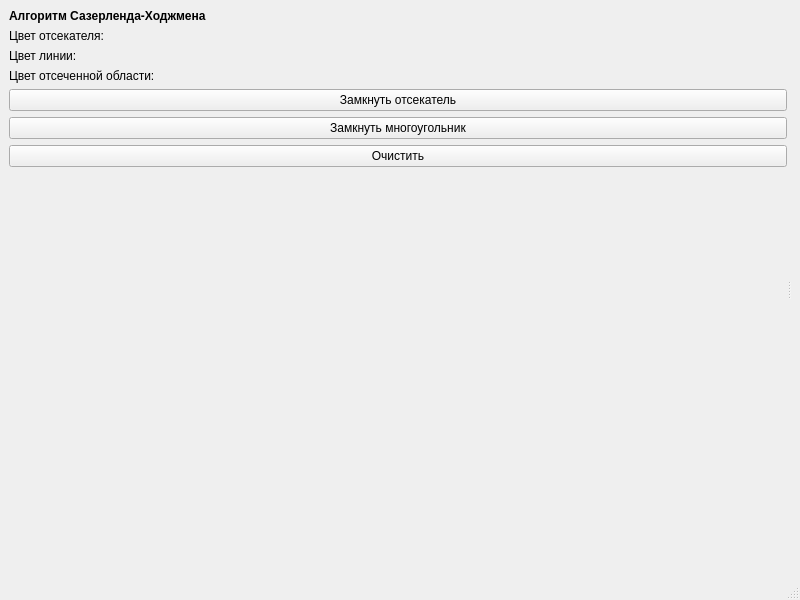
<?xml version="1.0" encoding="UTF-8"?>
<ui version="4.0">
 <class>MainWindow</class>
 <widget class="QMainWindow" name="MainWindow">
  <property name="geometry">
   <rect>
    <x>0</x>
    <y>0</y>
    <width>800</width>
    <height>600</height>
   </rect>
  </property>
  <property name="windowTitle">
   <string>MainWindow</string>
  </property>
  <widget class="QWidget" name="centralwidget">
   <layout class="QGridLayout" name="gridLayout">
    <item row="0" column="0">
     <widget class="QSplitter" name="splitter">
      <property name="orientation">
       <enum>Qt::Horizontal</enum>
      </property>
      <widget class="QWidget" name="verticalLayoutWidget">
       <layout class="QVBoxLayout" name="verticalLayout">
        <item>
         <widget class="QLabel" name="label_2">
          <property name="font">
           <font>
            <weight>75</weight>
            <bold>true</bold>
           </font>
          </property>
          <property name="text">
           <string>Алгоритм Сазерленда-Ходжмена</string>
          </property>
         </widget>
        </item>
        <item>
         <layout class="QHBoxLayout" name="CatterColorLayout">
          <item>
           <widget class="QLabel" name="label">
            <property name="text">
             <string>Цвет отсекателя:</string>
            </property>
           </widget>
          </item>
         </layout>
        </item>
        <item>
         <layout class="QHBoxLayout" name="LineColorButton">
          <item>
           <widget class="QLabel" name="label_4">
            <property name="text">
             <string>Цвет линии:</string>
            </property>
           </widget>
          </item>
         </layout>
        </item>
        <item>
         <layout class="QHBoxLayout" name="CatLineColorButton">
          <item>
           <widget class="QLabel" name="label_5">
            <property name="text">
             <string>Цвет отсеченной области:</string>
            </property>
           </widget>
          </item>
         </layout>
        </item>
        <item>
         <widget class="QPushButton" name="endAddCatter">
          <property name="text">
           <string>Замкнуть отсекатель</string>
          </property>
         </widget>
        </item>
        <item>
         <widget class="QPushButton" name="endAddShape">
          <property name="text">
           <string>Замкнуть многоугольник</string>
          </property>
         </widget>
        </item>
        <item>
         <widget class="QPushButton" name="clearCanvas">
          <property name="text">
           <string>Очистить</string>
          </property>
         </widget>
        </item>
        <item>
         <spacer name="verticalSpacer">
          <property name="orientation">
           <enum>Qt::Vertical</enum>
          </property>
          <property name="sizeHint" stdset="0">
           <size>
            <width>20</width>
            <height>40</height>
           </size>
          </property>
         </spacer>
        </item>
       </layout>
      </widget>
      <widget class="QWidget" name="verticalLayoutWidget_2">
       <layout class="QVBoxLayout" name="canvasPlace"/>
      </widget>
     </widget>
    </item>
   </layout>
  </widget>
  <widget class="QMenuBar" name="menubar">
   <property name="geometry">
    <rect>
     <x>0</x>
     <y>0</y>
     <width>800</width>
     <height>28</height>
    </rect>
   </property>
  </widget>
  <widget class="QStatusBar" name="statusbar"/>
 </widget>
 <resources/>
 <connections/>
</ui>
